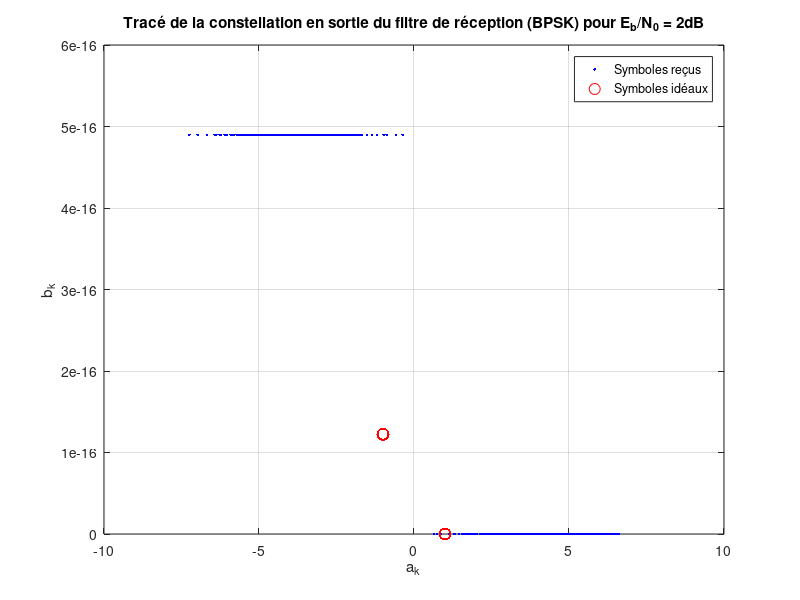
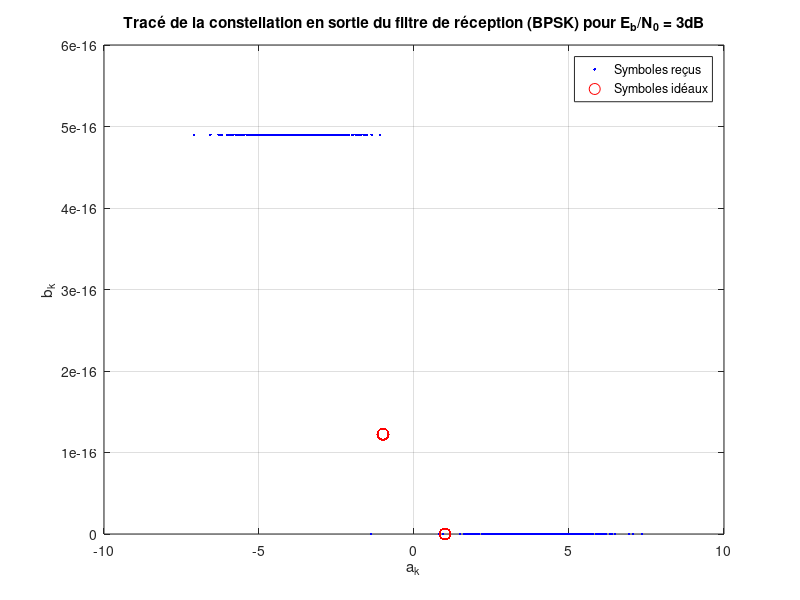
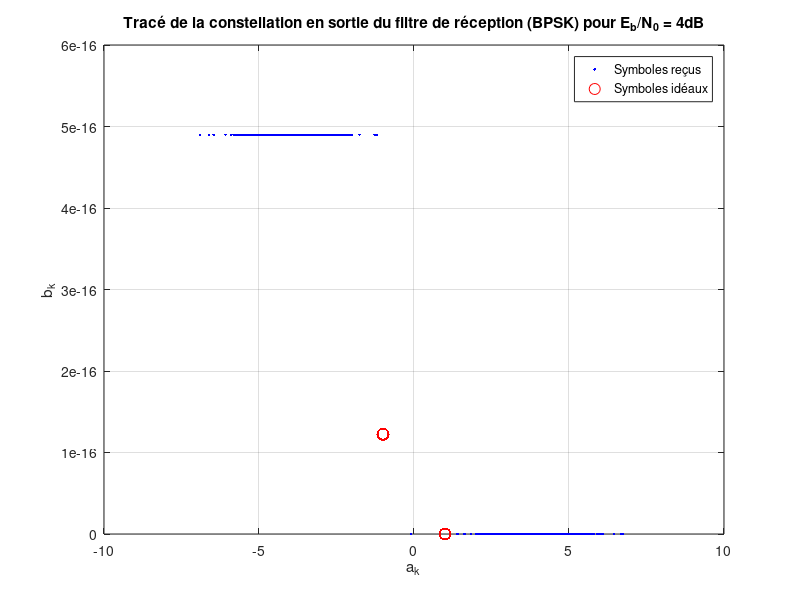
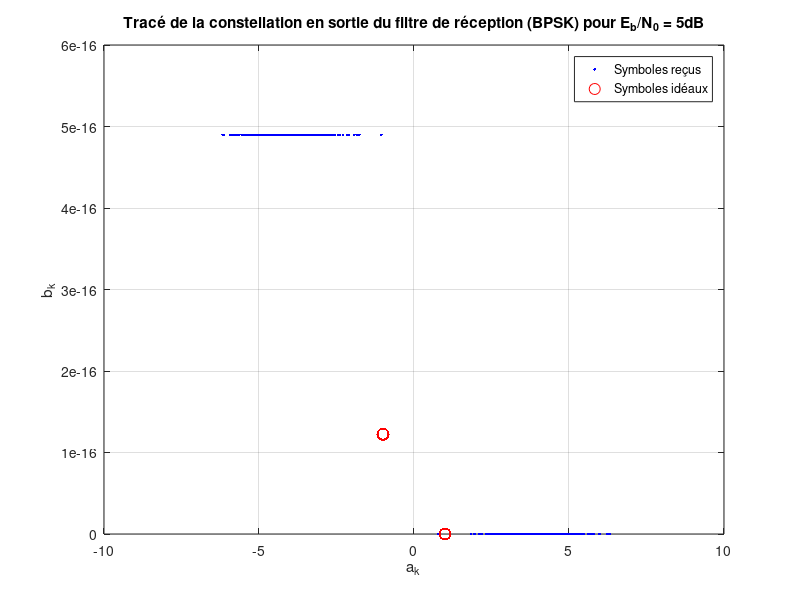

These figures' MATLAB source, in order:
%%%%%%%%%%%%%%%%%%%%%%%%%%%%%%%%%%%%%%%%%%%%%%%%%%%%%%%%%%%%%%%%%%%%%%%
%
% Projet
% , Avril 2024
%%%%%%%%%%%%%%%%%%%%%%%%%%%%%%%%%%%%%%%%%%%%%%%%%%%%%%%%%%%%%%%%%%%%%%%

clear all
close all

%% %%%%%%%%%%%%%%%%%%%%%%%%%%%%%%%%%%%%%%%%%%%%%%%%%%%%%%%%%%%%%%%%%%%%%%%%%
%PARAMETRES GENERAUX 
%%%%%%%%%%%%%%%%%%%%%%%%%%%%%%%%%%%%%%%%%%%%%%%%%%%%%%%%%%%%%%%%%%%%%%%%%%%
%% %%%%%%%%%%%%%%%%%%%%%%%%%%%%%%%%%%%%%%%%%%%%%%%%%%%%%%%%%%%%%%%%%%%%%%%%%
%PARAMETRES GENERAUX 
%%%%%%%%%%%%%%%%%%%%%%%%%%%%%%%%%%%%%%%%%%%%%%%%%%%%%%%%%%%%%%%%%%%%%%%%%%%
Fe=12000;       %Fréquence d'échantillonnage
Te=1/Fe;        %Période d'échantillonnage
Rb=3000;        %Débit binaire souhaité
N=1000;         %Nombre de bits générés

M=2;           %Ordre de la modulation
Rs=Rb/log2(M);  %Débit symbole
Ns=Fe/Rs;       %Facteur de suréchantillonnage

%tableau des valeurs de SNR par bit souhaité à l'entrée du récpeteur en dB
%un peu plus haut que précédemment pour pouvoir utiliser l'approximation du
%TEB théorique en PSK
tab_Eb_N0_dB=[2:8]; 
%Passage au SNR en linéaire
tab_Eb_N0=10.^(tab_Eb_N0_dB/10); 

% Initialisation des vecteurs de résultats
TES_simule_BPSK = zeros(1, length(tab_Eb_N0_dB));

%% %%%%%%%%%%%%%%%%%%%%%%%%%%%%%%%%%%%%%%%%%%%%%%%%%%%%%%%%%%%%%%%%%%%%%%%%%
% BOUCLE SUR LES NIVEAUX DE Eb/N0 A TESTER
%%%%%%%%%%%%%%%%%%%%%%%%%%%%%%%%%%%%%%%%%%%%%%%%%%%%%%%%%%%%%%%%%%%%%%%%%%%

for indice_bruit=1:length(tab_Eb_N0_dB)

    %% %%%%%%%%%%%%%%%%%%%%%%%%%%%%%%%%%%%%%%%%%%%%%%%%%%%%%%%%%%%%%%%%%%%%%%%%%
    % VALEUR DE Eb/N0 TESTEE
    %%%%%%%%%%%%%%%%%%%%%%%%%%%%%%%%%%%%%%%%%%%%%%%%%%%%%%%%%%%%%%%%%%%%%%%%%%%
    Eb_N0_dB=tab_Eb_N0_dB(indice_bruit)
    Eb_N0=tab_Eb_N0(indice_bruit);

    %% %%%%%%%%%%%%%%%%%%%%%%%%%%%%%%%%%%%%%%%%%%%%%%%%%%%%%%%%%%%%%%%%%%%%%%%%%
    % INITIALISATIONS
    %%%%%%%%%%%%%%%%%%%%%%%%%%%%%%%%%%%%%%%%%%%%%%%%%%%%%%%%%%%%%%%%%%%%%%%%%%%
    nb_erreurs = 0;   %Variable permettant de compter le nombre d'erreurs cumulées
    nb_cumul = 0;     %Variables permettant de compter le nombre de cumuls réalisés
    TES_BPSK = 0;    %Initialisation du TES BPSK pour le cumul
    TEB_BPSK = 0;
    
    %% %%%%%%%%%%%%%%%%%%%%%%%%%%%%%%%%%%%%%%%%%%%%%%%%%%%%%%%%%%%%%%%%%%%%%%%%%
    % BOUCLE POUR PRECISION TES ET TEBS MESURES :COMPTAGE NOMBRE ERREURS
    %%%%%%%%%%%%%%%%%%%%%%%%%%%%%%%%%%%%%%%%%%%%%%%%%%%%%%%%%%%%%%%%%%%%%%%%%%%
    while(nb_erreurs<1000)

        %% %%%%%%%%%%%%%%%%%%%%%%%%%%%%%%%%%%%%%%%%%%%%%%%%%%%%%%%%%%%%%%%%%%%%%%%%%
        %GENERATION DE L'INFORMATION BINAIRE
        %%%%%%%%%%%%%%%%%%%%%%%%%%%%%%%%%%%%%%%%%%%%%%%%%%%%%%%%%%%%%%%%%%%%%%%%%%%
        bits=randi([0,1],1,N);
        
        %% %%%%%%%%%%%%%%%%%%%%%%%%%%%%%%%%%%%%%%%%%%%%%%%%%%%%%%%%%%%%%%%%%%%%%%%%%
        %MAPPING 
        %%%%%%%%%%%%%%%%%%%%%%%%%%%%%%%%%%%%%%%%%%%%%%%%%%%%%%%%%%%%%%%%%%%%%%%%%%%
        %Mapping 16-PSK
        bits_reshape = reshape(bits, log2(M), [])';
        symb_dec = bi2de(bits_reshape, 'left-msb');
        symboles_BPSK = pskmod(symb_dec, M, 0, 'gray');
       
        %% %%%%%%%%%%%%%%%%%%%%%%%%%%%%%%%%%%%%%%%%%%%%%%%%%%%%%%%%%%%%%%%%%%%%%%%%%
        %SURECHANTILLONNAGE
        %%%%%%%%%%%%%%%%%%%%%%%%%%%%%%%%%%%%%%%%%%%%%%%%%%%%%%%%%%%%%%%%%%%%%%%%%%%
        % Assurer que les symboles sont des vecteurs lignes
        symboles_BPSK = symboles_BPSK(:).';
        
        % Suréchantillonnage
        somme_Diracs_ponderes_BPSK = kron(symboles_BPSK, [1 zeros(1,Ns-1)]);
        
        % Vérification des dimensions
        if size(somme_Diracs_ponderes_BPSK,1) > 1
            somme_Diracs_ponderes_BPSK = somme_Diracs_ponderes_BPSK.';
        end
        %% %%%%%%%%%%%%%%%%%%%%%%%%%%%%%%%%%%%%%%%%%%%%%%%%%%%%%%%%%%%%%%%%%%%%%%%%%
        %FILTRAGE DE MISE EN FORME 
        %%%%%%%%%%%%%%%%%%%%%%%%%%%%%%%%%%%%%%%%%%%%%%%%%%%%%%%%%%%%%%%%%%%%%%%%%%%
        %Génération de la réponse impulsionnelle du filtre de mise en forme
        h = ones(1, Ns);  % Filtre rectangulaire en vecteur ligne
            
        %Filtrage de mise en forme
        Signal_emis_BPSK = conv(somme_Diracs_ponderes_BPSK, h, 'same');
        
        %% %%%%%%%%%%%%%%%%%%%%%%%%%%%%%%%%%%%%%%%%%%%%%%%%%%%%%%%%%%%%%%%%%%%%%%%%%
        %CANAL DE PROPAGATION AWGN
        %%%%%%%%%%%%%%%%%%%%%%%%%%%%%%%%%%%%%%%%%%%%%%%%%%%%%%%%%%%%%%%%%%%%%%%%%%%
        %POUR MODULATION 16-PSK
        %Calcul de la puissance du signal émis en 16-PSK
        P_signal = mean(abs(Signal_emis_BPSK).^2);
        
        %Calcul de la puissance du bruit
        P_bruit = P_signal / (2 * log2(M) * Eb_N0);
        
        %Génération du bruit gaussien
        Bruit = sqrt(P_bruit) * randn(size(Signal_emis_BPSK));
        
        %Ajout du bruit canal au signal émis
        Signal_recu_BPSK = Signal_emis_BPSK + Bruit;
        
        %% %%%%%%%%%%%%%%%%%%%%%%%%%%%%%%%%%%%%%%%%%%%%%%%%%%%%%%%%%%%%%%%%%%%%%%%%%
        %FILTRAGE DE RECEPTION ADAPTE
        %%%%%%%%%%%%%%%%%%%%%%%%%%%%%%%%%%%%%%%%%%%%%%%%%%%%%%%%%%%%%%%%%%%%%%%%%%%
        %Réponse impulsionnelle du filtre de réception
        hr = fliplr(h);  % Utilisation de fliplr pour un vecteur ligne
        
        %Filtrage de réception
        Signal_recu_filtre_BPSK = conv(Signal_recu_BPSK, hr, 'same');
        
        %% %%%%%%%%%%%%%%%%%%%%%%%%%%%%%%%%%%%%%%%%%%%%%%%%%%%%%%%%%%%%%%%%%%%%%%%%%
        %ECHANTILLONNAGE
        %%%%%%%%%%%%%%%%%%%%%%%%%%%%%%%%%%%%%%%%%%%%%%%%%%%%%%%%%%%%%%%%%%%%%%%%%%%
        %Choix de n0 
        n0 = Ns;  % Fin du filtre de mise en forme
        
        %Echantillonnage à n0+mNs
        Signal_echantillonne_BPSK=Signal_recu_filtre_BPSK(n0:Ns:end);
        
        %% %%%%%%%%%%%%%%%%%%%%%%%%%%%%%%%%%%%%%%%%%%%%%%%%%%%%%%%%%%%%%%%%%%%%%%%%%
        %DECISIONS SUR LES SYMBOLES 
        %%%%%%%%%%%%%%%%%%%%%%%%%%%%%%%%%%%%%%%%%%%%%%%%%%%%%%%%%%%%%%%%%%%%%%%%%%%
        symboles_recus_decimaux_BPSK = pskdemod(Signal_echantillonne_BPSK, M, 0, 'gray');
               
        %% %%%%%%%%%%%%%%%%%%%%%%%%%%%%%%%%%%%%%%%%%%%%%%%%%%%%%%%%%%%%%%%%%%%%%%%%%
        %CALCUL DU TAUX D'ERREUR SYMBOLE CUMULE
        %%%%%%%%%%%%%%%%%%%%%%%%%%%%%%%%%%%%%%%%%%%%%%%%%%%%%%%%%%%%%%%%%%%%%%%%%%%
        % Calcul des erreurs symboles
        erreurs_symboles_PSK = sum(symboles_recus_decimaux_BPSK ~= symb_dec);
        
        % Taux d'erreur symbole pour cette simulation
        TES_courant_PSK = erreurs_symboles_PSK / length(symb_dec);
        
        % Cumul des TES
        TES_BPSK = TES_BPSK + TES_courant_PSK;
        
        %% %%%%%%%%%%%%%%%%%%%%%%%%%%%%%%%%%%%%%%%%%%%%%%%%%%%%%%%%%%%%%%%%%%%%%%%%%
        %DEMAPPING
        %%%%%%%%%%%%%%%%%%%%%%%%%%%%%%%%%%%%%%%%%%%%%%%%%%%%%%%%%%%%%%%%%%%%%%%%%%%
        % Conversion des symboles décimaux en bits
        bits_recus_BPSK_mat = de2bi(symboles_recus_decimaux_BPSK, log2(M), 'left-msb');
        
        % Mise en forme vectorielle des bits
        bits_recus_BPSK = reshape(bits_recus_BPSK_mat', 1, []);
        
        % Ajustement de la taille pour correspondre au nombre de bits d'origine
        if length(bits_recus_BPSK) > N
            bits_recus_BPSK = bits_recus_BPSK(1:N);
        end
                
        %% %%%%%%%%%%%%%%%%%%%%%%%%%%%%%%%%%%%%%%%%%%%%%%%%%%%%%%%%%%%%%%%%%%%%%%%%%
        %CALCUL DU TAUX D'ERREUR BINAIRE CUMULE
        %%%%%%%%%%%%%%%%%%%%%%%%%%%%%%%%%%%%%%%%%%%%%%%%%%%%%%%%%%%%%%%%%%%%%%%%%%%
        % Calcul des erreurs bits
        erreurs_bits_PSK = sum(bits_recus_BPSK ~= bits);
        
        % Taux d'erreur binaire pour cette simulation
        TEB_courant_PSK = erreurs_bits_PSK / length(bits);
        
        % Cumul des TEB
        TEB_BPSK = TEB_BPSK + TEB_courant_PSK;
        
        %% %%%%%%%%%%%%%%%%%%%%%%%%%%%%%%%%%%%%%%%%%%%%%%%%%%%%%%%%%%%%%%%%%%%%%%%%%
        %CUMUL DU NOMBRE D'ERREURS ET NOMBRE DE CUMUL REALISES
        %%%%%%%%%%%%%%%%%%%%%%%%%%%%%%%%%%%%%%%%%%%%%%%%%%%%%%%%%%%%%%%%%%%%%%%%%%%
        nb_erreurs = nb_erreurs + erreurs_bits_PSK;
        nb_cumul = nb_cumul + 1;

    end  %fin boucle sur comptage nombre d'erreurs

    %% %%%%%%%%%%%%%%%%%%%%%%%%%%%%%%%%%%%%%%%%%%%%%%%%%%%%%%%%%%%%%%%%%%%%%%%%%
    %CALCUL DU TAUX D'ERREUR SYMBOLE ET DU TAUX D'ERREUR BINAIRE POUR LA
    %VALEUR TESTEE DE Eb/N0
    %%%%%%%%%%%%%%%%%%%%%%%%%%%%%%%%%%%%%%%%%%%%%%%%%%%%%%%%%%%%%%%%%%%%%%%%%%%
    % Vérification et conversion en scalaire si nécessaire
    TES_BPSK = sum(TES_BPSK(:));
    TEB_BPSK = sum(TEB_BPSK(:));
    
    % Calcul des moyennes
    TES_moyen_BPSK = TES_BPSK/nb_cumul;
    TEB_moyen_BPSK = TEB_BPSK/nb_cumul;
    
    % Assignation des résultats
    TES_simule_BPSK(indice_bruit) = TES_moyen_BPSK;
    TEB_simule_BPSK(indice_bruit) = TEB_moyen_BPSK;

    %% %%%%%%%%%%%%%%%%%%%%%%%%%%%%%%%%%%%%%%%%%%%%%%%%%%%%%%%%%%%%%%%%%%%%%%%%%
    %TRACE DES CONSTELLATIONS APRES ECHANTILLONNAGE POUR CHAQUE VALEUR DE Eb/N0
    %%%%%%%%%%%%%%%%%%%%%%%%%%%%%%%%%%%%%%%%%%%%%%%%%%%%%%%%%%%%%%%%%%%%%%%%%%%
    %MODULATION 16-PSK
    figure
    plot(real(Signal_echantillonne_BPSK), imag(Signal_echantillonne_BPSK), 'b.', 'MarkerSize', 6)
    hold on
    plot(real(symboles_BPSK), imag(symboles_BPSK), 'ro', 'MarkerSize', 8)
    xlabel('a_k')
    ylabel('b_k')
    title(['Tracé de la constellation en sortie du filtre de réception (BPSK) pour E_b/N_0 = ' num2str(Eb_N0_dB) 'dB'])
    grid on
    legend('Symboles reçus', 'Symboles idéaux')

end  %fin boucle sur les valeurs testées de Eb/N0

%% %%%%%%%%%%%%%%%%%%%%%%%%%%%%%%%%%%%%%%%%%%%%%%%%%%%%%%%%%%%%%%%%%%%%%%%%%
%TES THEORIQUES CHAINES IMPLANTEES
%%%%%%%%%%%%%%%%%%%%%%%%%%%%%%%%%%%%%%%%%%%%%%%%%%%%%%%%%%%%%%%%%%%%%%%%%%%
TES_THEO_BPSK = 2*qfunc(sqrt(2*log2(M)*tab_Eb_N0)*sin(pi/M));

%% %%%%%%%%%%%%%%%%%%%%%%%%%%%%%%%%%%%%%%%%%%%%%%%%%%%%%%%%%%%%%%%%%%%%%%%%%
%CALCUL DU TES ET TEB THEORIQUE DE LA CHAINE IMPLANTEE
%%%%%%%%%%%%%%%%%%%%%%%%%%%%%%%%%%%%%%%%%%%%%%%%%%%%%%%%%%%%%%%%%%%%%%%%%%%
TEB_THEO_BPSK = TES_THEO_BPSK/log2(M);

%% %%%%%%%%%%%%%%%%%%%%%%%%%%%%%%%%%%%%%%%%%%%%%%%%%%%%%%%%%%%%%%%%%%%%%%%%%
%TRACES DES TES ET TEB OBTENUS EN FONCTION DE Eb/N0
%COMPARAISON AVEC LES TES et TEBs THEORIQUES
%%%%%%%%%%%%%%%%%%%%%%%%%%%%%%%%%%%%%%%%%%%%%%%%%%%%%%%%%%%%%%%%%%%%%%%%%%%
figure
semilogy(tab_Eb_N0_dB, TES_THEO_BPSK,'r-x')
hold on
semilogy(tab_Eb_N0_dB, TES_simule_BPSK,'b-o')
legend('TES théorique BPSK','TES simulé BPSK')
xlabel('E_b/N_0 (dB)')
ylabel('TES')

figure
semilogy(tab_Eb_N0_dB, TEB_THEO_BPSK,'r-x')
hold on
semilogy(tab_Eb_N0_dB, TEB_simule_BPSK,'b-o')
legend('TEB théorique BPSK','TEB simulé BPSK')
xlabel('E_b/N_0 (dB)')
ylabel('TEB')


